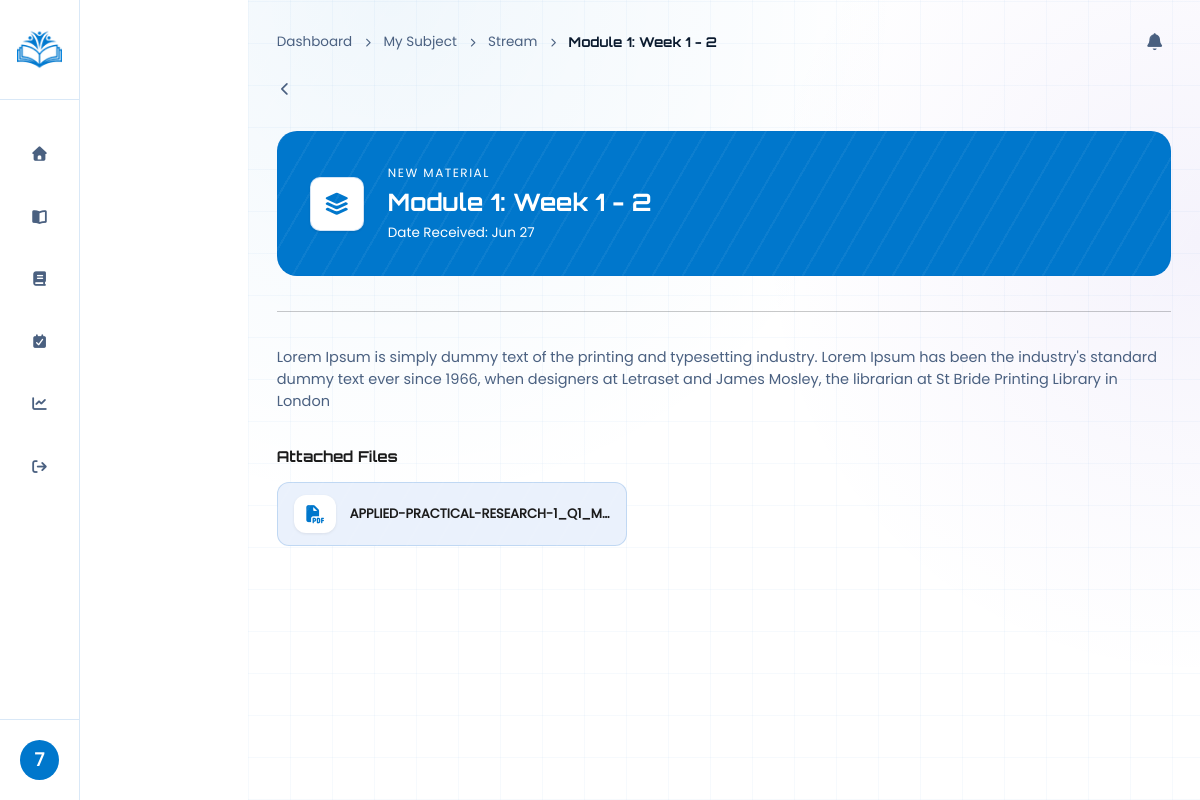
The page /public/?url=module_view&subject=css&id=1 (signed in) on the database its author committed.
### tables this page shows
CREATE TABLE `tbl_modules` (
  `id` int(11) NOT NULL AUTO_INCREMENT,
  `subject_id` int(11) NOT NULL,
  `section_id` int(11) NOT NULL DEFAULT 0,
  `teacher_id` int(11) DEFAULT NULL,
  `title` varchar(255) NOT NULL,
  `description` text DEFAULT NULL,
  `file_name` varchar(255) DEFAULT NULL,
  `file_path` varchar(255) DEFAULT NULL,
  `file_type` enum('pdf','docs','ppt') DEFAULT NULL,
  `file_size` int(11) DEFAULT NULL,
  `posted_at` timestamp NOT NULL DEFAULT current_timestamp(),
  PRIMARY KEY (`id`),
  KEY `subject_id` (`subject_id`),
  KEY `teacher_id` (`teacher_id`)
);

### app/controllers/StudentsController.php (called while the page is built, shortened)
<?php
require_once "../core/Model.php";
require_once "../app/models/Students.php";
class StudentsController
{
    public function module_view()
    {
        $studentModel = new Students();
        $moduleId = isset($_GET['id']) ? (int) trim($_GET['id']) : 0;
        $subjectSlug = isset($_GET['subject']) ? trim($_GET['subject']) : '';
        $module = $studentModel->getModuleByIdAndSlug($moduleId, $subjectSlug);
        $attachments = $module ? $studentModel->getModuleMaterials($moduleId) : [];
        require_once "../app/view/module_view.php";
    }
}

### core/model.php (called while the page is built, shortened)
<?php
class Model {
    public function __construct(){
        $this->db = new mysqli(
            "localhost",
            "root",
            "",
            "ilearn_database"
        );
    }
}

### app/models/Students.php (called while the page is built, shortened)
<?php
require_once "../core/Model.php";
class Students extends Model
{
    public function getModuleByIdAndSlug($moduleId, $subjectSlug)
    {
        $stmt = $this->db->prepare("
            SELECT m.id, m.title, m.description, m.posted_at, s.subject_name, s.subject_code
            FROM tbl_modules m JOIN tbl_subjects s ON m.subject_id = s.id
            WHERE m.id = ? AND s.subject_code = ? LIMIT 1
        ");
        $stmt->bind_param("is", $moduleId, $subjectSlug);
        $stmt->execute();
        return $stmt->get_result()->fetch_assoc();
    }
    public function getModuleMaterials($moduleId)
    {
        $stmt = $this->db->prepare("SELECT id, file_name, file_path, file_type FROM tbl_modules WHERE id = ? LIMIT 1");
        $stmt->bind_param("i", $moduleId);
        $stmt->execute();
        $row = $stmt->get_result()->fetch_assoc();
        if ($row && !empty($row['file_name'])) {
            return [['id' => $row['id'], 'file_name' => $row['file_name'], 'file_path' => $row['file_path'], 'file_type' => $row['file_type']]];
        }
        return [];
    }
}

### app/view/module_view.php (the view, shortened to what this page needs)
<!DOCTYPE html>
<html lang="en">
<head>
    <link rel="stylesheet" href="../css_folder/components.css">
    <link rel="stylesheet" href="../css_folder/subjects.css">
    <link rel="stylesheet" href="../bootstrap_folder/css/bootstrap.min.css">
    <link rel="stylesheet" href="../font-awesome-icon/css/all.min.css">
</head>
<body>
    <div class="container-fluid p-0">
        <?php include("../components/sidebar.php"); ?>
        <div class="rightbar">
            <div class="mv-page">
                <?php if (!$module): ?>
                    <a href="/learning_management/public/?url=subjects&subject=<?= htmlspecialchars($subjectSlug) ?>"
                        class="mv-back-link">
                        <i class="fa fa-arrow-left"></i> Back to Subject
                    </a>
                    <div class="mv-not-found">
                        <i class="fa fa-folder-open"></i>
                        <p>Module not found.</p>
                    </div>
                <?php else: ?>
                    <div class="navbar-bread">
                        <div class="bread-crambs">
                            Dashboard <i class="fa fa-chevron-right"></i>
                            My Subject
                            <i class="fa fa-chevron-right"></i>
                            Stream
                            <i class="fa fa-chevron-right"></i>
                            <b><?= htmlspecialchars($module['title']) ?></b>
                        </div>
                        <div class="notification">
                            <button>
                                <i class="fa fa-bell"></i>
                            </button>
                        </div>
                    </div>
                    <a href="/learning_management/public/?url=subjects&subject=<?= htmlspecialchars($module['subject_code']) ?>"
                        class="mv-back-link">
                        <i class="fa fa-chevron-left"></i>
                    </a>
                    <div class="mv-header-card">
                        <div class="mv-parent-icon">
                            <div class="mv-header-icon">
                                <i class="fa fa-layer-group"></i>
                            </div>
                            <div class="mv-header-info">
                                <small>New Material</small>
                                <h2><?= htmlspecialchars($module['title']) ?></h2>
                                <span class="mv-date">Date Received:
                                    <?= date('M j', strtotime($module['posted_at'])) ?></span>
                            </div>
                        </div>
                        <hr>
                        <div class="av-desc-card">
                            <p>
                                <?= htmlspecialchars($module['description']) ?>
                            </p>
                        </div>
                        <div class="mv-attachments-card">
                            <h5>Attached Files</h5>
                            <?php if (empty($attachments)): ?>
                                <p style="color:#aaa;font-size:13px;padding-bottom:1rem;">No attachments yet.</p>
                            <?php else: ?>
                                <div class="mv-attachments-grid">
                                    <?php foreach ($attachments as $att):
                                        $type = $att['file_type'] ?? 'other';
                                        $iconMap = [
                                            'pdf' => 'fa-file-pdf',
                                            'image' => 'fa-image',
                                            'video' => 'fa-film',
                                            'powerpoint' => 'fa-file-powerpoint',
                                            'word' => 'fa-file-word',
                                            'other' => 'fa-file',
                                        ];
                                        $icon = $iconMap[$type] ?? 'fa-file';
                                        ?>
                                        <div class="mv-att-card" onclick="openModal(
                '<?= htmlspecialchars($att['file_path']) ?>',
                '<?= htmlspecialchars($att['file_name']) ?>',
                '<?= $type ?>'
            )">
                                            <div class="mv-att-icon <?= $type ?>">
                                                <i class="fa <?= $icon ?>"></i>
                                            </div>
                                            <div class="mv-att-info">
                                                <span class="mv-att-name"><?= htmlspecialchars($att['file_name']) ?></span>
                                            </div>
                                        </div>
                                    <?php endforeach; ?>
                                </div>
                            <?php endif; ?>
                        </div>
                    </div>
                <?php endif; ?>
            </div>
        </div>
    </div>
</body>
</html>

### css_folder/components.css (style rules this page uses)
* { font-family: 'Poppins', sans-serif; scrollbar-width: thin; }
:root { --neon-cyan: #0077cc; --neon-blue: #0055aa; --electric-purple: #5533cc; --deep-navy: #ffffff; --panel-dark: #f4f7fb; --panel-mid: #e8eef8; --panel-border: rgba(0, 100, 200, 0.15); --text-bright: #0a1a2e; --text-dim: #4a6080; --accent-gold: #cc7700; --danger-red: #cc2244; --bg-main: #ffffff; --bg-section-alt: #f0f5fc; --panel-bg: #f5f7fb; --panel: #f7faff; --border: rgba(0, 100, 200, 0.18); --cyan-dim: rgba(0, 119, 204, 0.22); }

### css_folder/subjects.css (style rules this page uses)
* { font-family: 'Poppins', sans-serif; }
:root { --neon-cyan: #0077cc; --neon-blue: #0055aa; --electric-purple: #5533cc; --deep-navy: #ffffff; --panel-dark: #f4f7fb; --panel-mid: #e8eef8; --panel-border: rgba(0, 100, 200, 0.15); --text-bright: #0a1a2e; --text-dim: #4a6080; --accent-gold: #cc7700; --danger-red: #cc2244; --bg-main: #ffffff; --bg-section-alt: #f0f5fc; --panel-bg: #f5f7fb; --panel: #f7faff; --border: rgba(0, 100, 200, 0.18); --panel-alt: #eaf1fc; }
.container-fluid .rightbar { width: calc(100% - 248px); margin-left: 248px; height: 100vh; overflow-y: auto; padding: 1.8rem; background-image: radial-gradient(circle at 15% 0%, rgba(0, 119, 204, 0.06), transparent 45%), radial-gradient(circle at 100% 30%, rgba(85, 51, 204, 0.06), transparent 40%), repeating-linear-gradient(0deg, rgba(0, 100, 200, 0.035) 0px, rgba(0, 100, 200, 0.035) 1px, transparent 1px, transparent 42px), repeating-linear-gradient(90deg, rgba(0, 100, 200, 0.035) 0px, rgba(0, 100, 200, 0.035) 1px, transparent 1px, transparent 42px); }
.mv-header-card { display: flex; flex-direction: column; gap: 1.2rem; margin: 15px 0 0; }
.mv-page { width: 100%; }
.mv-parent-icon { display: flex; align-items: center; gap: 1.5rem; border: 1px solid var(--border); background-color: var(--neon-cyan); padding: 2rem; width: 100%; border-radius: 20px; }
.mv-parent-icon::before { content: ''; position: absolute; inset: 0; background: repeating-linear-gradient(120deg, rgba(255, 255, 255, 0.05) 0 2px, transparent 2px 26px); pointer-events: none; }
.mv-attachments-card { border-radius: 12px; margin-bottom: 2.5rem; }
.rightbar { padding: 0; }
.navbar-bread { display: flex; justify-content: space-between; align-items: center; margin: 0 0 21px; }
.navbar-bread .notification button { outline: none; color: var(--text-dim); background: transparent; border: none; font-size: 17px; }
.bread-crambs { color: var(--text-dim); font-size: 13.5px; display: flex; align-items: center; gap: 10px; }
.bread-crambs .fa { font-size: 9px; }
.bread-crambs b { color: var(--text-bright); font-weight: 800; font-family: "Orbitron", sans-serif; }

### rows shown on the page
tbl_modules: title "Module 1: Week 1 - 2", posted_at "Jun 27", description "Lorem Ipsum is simply dummy text of the printing and typesetting industry. Lorem Ipsum has been the industry's standard dummy text ever since 1966, when designers at Letraset and James Mosley, the librarian at St Bride Printing Library in London", file_name "APPLIED-PRACTICAL-RESEARCH-1_Q1_M…"

### other values the page prints
$initial "7"
